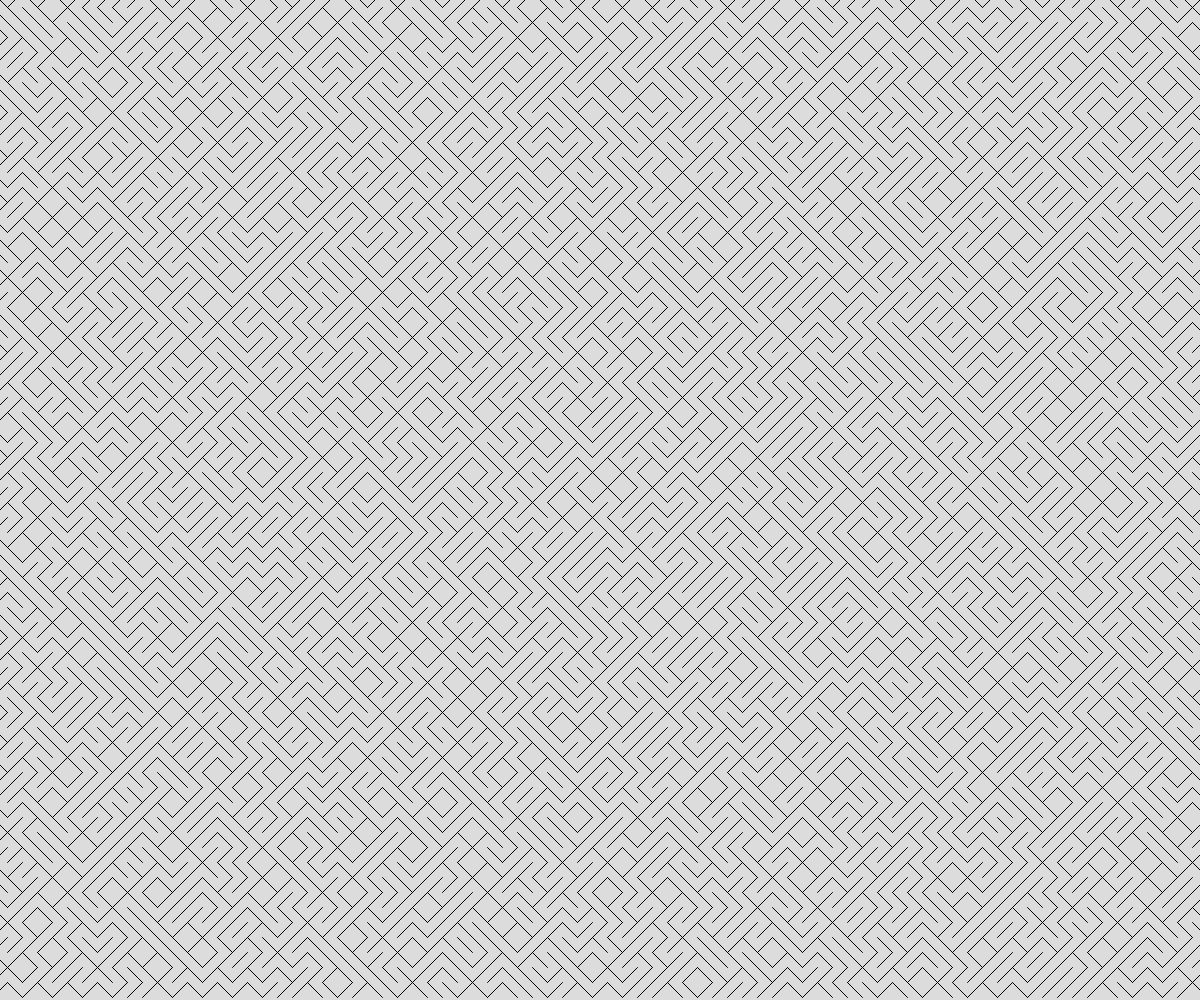
Frame 1 (no input)
Frame 60 (no input): identical to frame 1, image omitted
Frame 120 (the mouse pressed at the canvas centre since frame 60): identical to frame 1, image omitted

The p5.js sketch that drew this single still picture (run headless with seeded random() and noise() and a simulated clock; from frame 60 on, the mouse is pressed at the canvas centre):

// p5.js sketch
// ── sketch.js
// Randomized Art Demo

let theTiles = [];
const THE_SIZE = 15;

async function setup() {
  createCanvas(windowWidth, windowHeight);

  for (let y = 0; y <= height; y += THE_SIZE) {
    for (let x = 0; x <= width; x += THE_SIZE) {
      let someTile = spawnTile(x, y, THE_SIZE);
  
      theTiles.push(someTile);
    }
  }
}

function draw() {
  background(220);

  for (let theTile of theTiles) {
    line(theTile.x1, theTile.y1, theTile.x2, theTile.y2);
  }
}

function spawnTile(x, y, tileSize) {
  let choice = random(100);
  let tile;

  if (choice < 50) {
    //Positive slope
    tile = {
      x1: x + tileSize / 2,
      y1: y - tileSize / 2,
      x2: x - tileSize / 2,
      y2: y + tileSize / 2,
    };
  }

  else {
    //Negative slope
    tile = {
      x1: x - tileSize / 2,
      y1: y - tileSize / 2,
      x2: x + tileSize / 2,
      y2: y + tileSize / 2,
    };
  }

  return tile;
}
